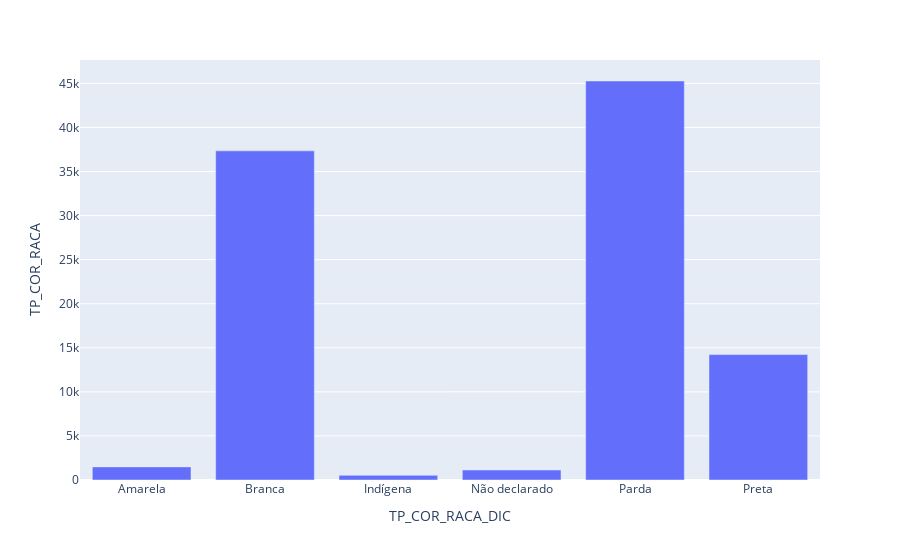

Here is the notebook cell this chart was saved with:
### Code cell
microdados_enem_2023[['TP_COR_RACA_DIC', 'TP_COR_RACA']].groupby('TP_COR_RACA_DIC').count().reset_index().plot(x='TP_COR_RACA_DIC', y='TP_COR_RACA', kind= 'bar')

### Figure 1 — Plotly figure (JSON) as saved in the notebook; plotly's stock layout.template omitted (floating-point values rounded to 4 significant figures)
{"data": [{"alignmentgroup": "True", "hovertemplate": "TP_COR_RACA_DIC=%{x}<br>TP_COR_RACA=%{y}<extra></extra>", "legendgroup": "", "marker": {"color": "#636efa", "pattern": {"shape": ""}}, "name": "", "offsetgroup": "", "orientation": "v", "showlegend": false, "textposition": "auto", "type": "bar", "x": ["Amarela", "Branca", "Indígena", "Não declarado", "Parda", "Preta"], "xaxis": "x", "y": [1487, 37346, 527, 1138, 45273, 14229], "yaxis": "y"}], "layout": {"autosize": true, "barmode": "relative", "legend": {"tracegroupgap": 0}, "margin": {"t": 60}, "xaxis": {"anchor": "y", "autorange": true, "domain": [0, 1], "range": [-0.5, 5.5], "title": {"text": "TP_COR_RACA_DIC"}, "type": "category"}, "yaxis": {"anchor": "x", "autorange": true, "domain": [0, 1], "range": [0, 47660.0], "title": {"text": "TP_COR_RACA"}, "type": "linear"}}}
